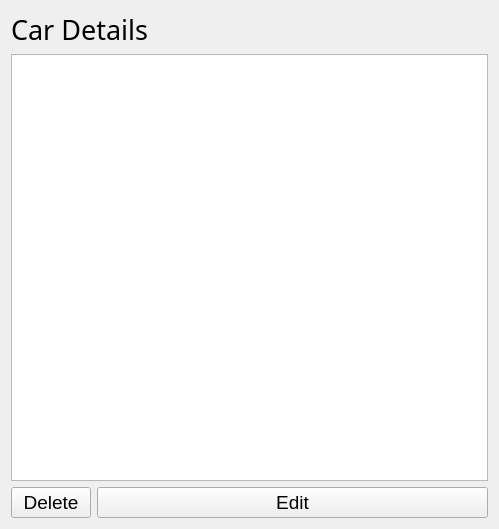
<?xml version="1.0" encoding="UTF-8"?>
<ui version="4.0">
 <class>mainDisplay</class>
 <widget class="QWidget" name="mainDisplay">
  <property name="geometry">
   <rect>
    <x>0</x>
    <y>0</y>
    <width>499</width>
    <height>529</height>
   </rect>
  </property>
  <property name="windowTitle">
   <string>Car Details</string>
  </property>
  <layout class="QFormLayout" name="formLayout">
   <item row="0" column="0" colspan="2">
    <widget class="QLabel" name="label">
     <property name="font">
      <font>
       <family>SimSun-ExtB</family>
       <pointsize>20</pointsize>
      </font>
     </property>
     <property name="text">
      <string>Car Details</string>
     </property>
    </widget>
   </item>
   <item row="1" column="0" colspan="2">
    <widget class="QTextEdit" name="carDetails">
     <property name="font">
      <font>
       <family>Sitka Subheading</family>
       <pointsize>14</pointsize>
       <weight>75</weight>
       <italic>true</italic>
       <bold>true</bold>
      </font>
     </property>
     <property name="cursor" stdset="0">
      <cursorShape>ForbiddenCursor</cursorShape>
     </property>
     <property name="statusTip">
      <string>Display Only</string>
     </property>
     <property name="html">
      <string>&lt;!DOCTYPE HTML PUBLIC &quot;-//W3C//DTD HTML 4.0//EN&quot; &quot;http://www.w3.org/TR/REC-html40/strict.dtd&quot;&gt;
&lt;html&gt;&lt;head&gt;&lt;meta name=&quot;qrichtext&quot; content=&quot;1&quot; /&gt;&lt;style type=&quot;text/css&quot;&gt;
p, li { white-space: pre-wrap; }
&lt;/style&gt;&lt;/head&gt;&lt;body style=&quot; font-family:'Sitka Subheading'; font-size:14pt; font-weight:600; font-style:italic;&quot;&gt;
&lt;p style=&quot;-qt-paragraph-type:empty; margin-top:0px; margin-bottom:0px; margin-left:0px; margin-right:0px; -qt-block-indent:0; text-indent:0px;&quot;&gt;&lt;br /&gt;&lt;/p&gt;&lt;/body&gt;&lt;/html&gt;</string>
     </property>
    </widget>
   </item>
   <item row="2" column="0">
    <widget class="QPushButton" name="deleteBtn">
     <property name="font">
      <font>
       <pointsize>14</pointsize>
      </font>
     </property>
     <property name="cursor">
      <cursorShape>PointingHandCursor</cursorShape>
     </property>
     <property name="text">
      <string>Delete</string>
     </property>
    </widget>
   </item>
   <item row="2" column="1">
    <widget class="QPushButton" name="editBtn">
     <property name="font">
      <font>
       <pointsize>14</pointsize>
      </font>
     </property>
     <property name="cursor">
      <cursorShape>PointingHandCursor</cursorShape>
     </property>
     <property name="text">
      <string>Edit</string>
     </property>
    </widget>
   </item>
  </layout>
 </widget>
 <resources/>
 <connections/>
</ui>
